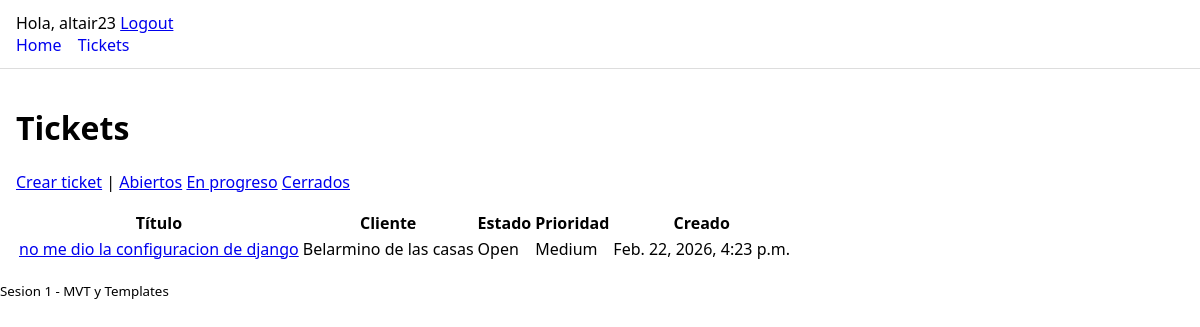
Page /tickets/ (signed in) on the earlier database version.
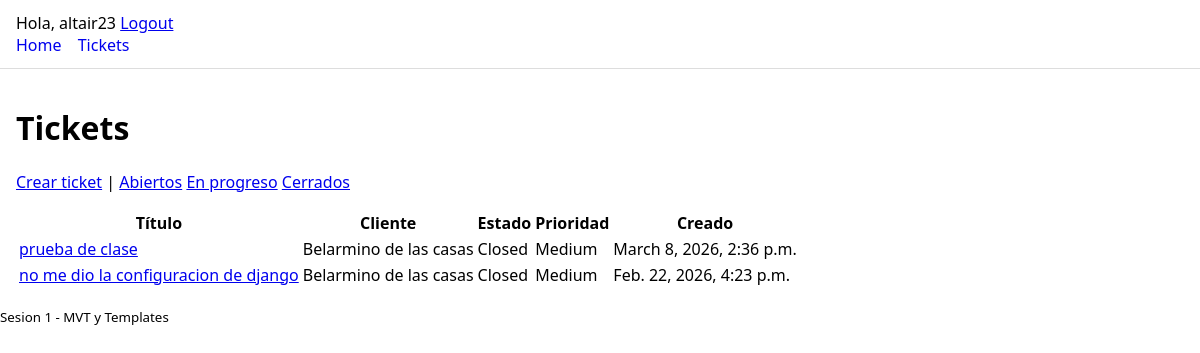
Same page on the later database version.
### helpdesk/models.py (models this page shows, shortened)
class Ticket(models.Model):
    class Status(models.TextChoices):
        OPEN = "open", "Open"
        IN_PROGRESS = "in_progress", "In Progress"
        CLOSED = "closed", "Closed"
    class Priority(models.IntegerChoices):
        LOW = 1, "Low"
        MEDIUM = 2, "Medium"
        HIGH = 3, "High"
    title = models.CharField(max_length=200)
    customer = models.ForeignKey(Customer, on_delete=models.PROTECT, related_name="tickets")
    status = models.CharField(max_length=20, choices=Status.choices, default=Status.OPEN)
    priority = models.IntegerField(choices=Priority.choices, default=Priority.MEDIUM)
    created_at = models.DateTimeField(auto_now_add=True)
    class Meta:
        indexes = [
            models.Index(fields=["status", "priority"]),
            models.Index(fields=["created_at"]),
        ]

class Customer(models.Model):
    name = models.CharField(max_length=120)
    email = models.EmailField(unique=True)

### helpdesk/views.py (the view)
# urls.py: path("tickets/", views.TicketListView.as_view(), name="ticket_list"),
class TicketListView(LoginRequiredMixin, ListView):
    model = Ticket
    template_name = "helpdesk/ticket_list.html"
    context_object_name = "tickets"
    paginate_by = 20
    def get_queryset(self):
        qs = Ticket.objects.select_related("customer").order_by("-created_at")
        status = self.request.GET.get("status")
        if status:
            qs = qs.filter(status=status)
        return qs

### helpdesk/templates/helpdesk/ticket_list.html (shortened to what this page needs)
{% extends "base.html" %}
{% block content %}
  <h1>Tickets</h1>
  <p>
    <a href="{% url 'ticket_create' %}">Crear ticket</a>
    |
    <a href="{% url 'ticket_list' %}?status=open">Abiertos</a>
    <a href="{% url 'ticket_list' %}?status=in_progress">En progreso</a>
    <a href="{% url 'ticket_list' %}?status=closed">Cerrados</a>
  </p>
  <table>
    <thead>
      <tr><th>Título</th><th>Cliente</th><th>Estado</th><th>Prioridad</th><th>Creado</th></tr>
    </thead>
    <tbody>
      {% for t in tickets %}
        <tr>
          <td><a href="{% url 'ticket_detail' t.pk %}">{{ t.title }}</a></td>
          <td>{{ t.customer.name }}</td>
          <td>{{ t.get_status_display }}</td>
          <td>{{ t.get_priority_display }}</td>
          <td>{{ t.created_at }}</td>
        </tr>
      {% empty %}
        <tr><td colspan="5">No hay tickets.</td></tr>
      {% endfor %}
    </tbody>
  </table>
{% endblock %}

### core/templates/base.html (shortened to what this page needs)
{% load static %}
<!doctype html>
<html lang="es">
  <head>
    <link rel="stylesheet" href="{% static 'css/app.css' %}">
  </head>
  <body>
    <header class="site-header">
      {% if user.is_authenticated %}
        <span>Hola, {{ user.username }}</span>
        <a href="{% url 'logout' %}">Logout</a>
      {% else %}
        <a href="{% url 'login' %}">Login</a>
      {% endif %}
      <nav class="nav">
        <a href="{% url 'home' %}">Home</a>
        <a href="{% url 'ticket_list' %}">Tickets</a>
      </nav>
    </header>
    <main class="container">
      {% block content %}{% endblock %}
    </main>
    <footer class="site-footer">
      <small>Sesion 1 - MVT y Templates</small>
    </footer>
  </body>
</html>

### core/static/css/app.css (style rules this page uses)
body { font-family: system-ui, Arial, sans-serif; margin: 0; }
.site-header { padding: 12px 16px; border-bottom: 1px solid #ddd; }
.nav a { margin-right: 12px; text-decoration: none; }
.container { padding: 16px; max-width: 900px; }

Differences in the rows shown:
added Ticket: title "prueba de clase", customer.name "Belarmino de las casas", status "Closed", priority "Medium", created_at "March 8, 2026, 2:36 p.m."
changed Ticket "no me dio la configuracion de django": status "Open" → "Closed"
